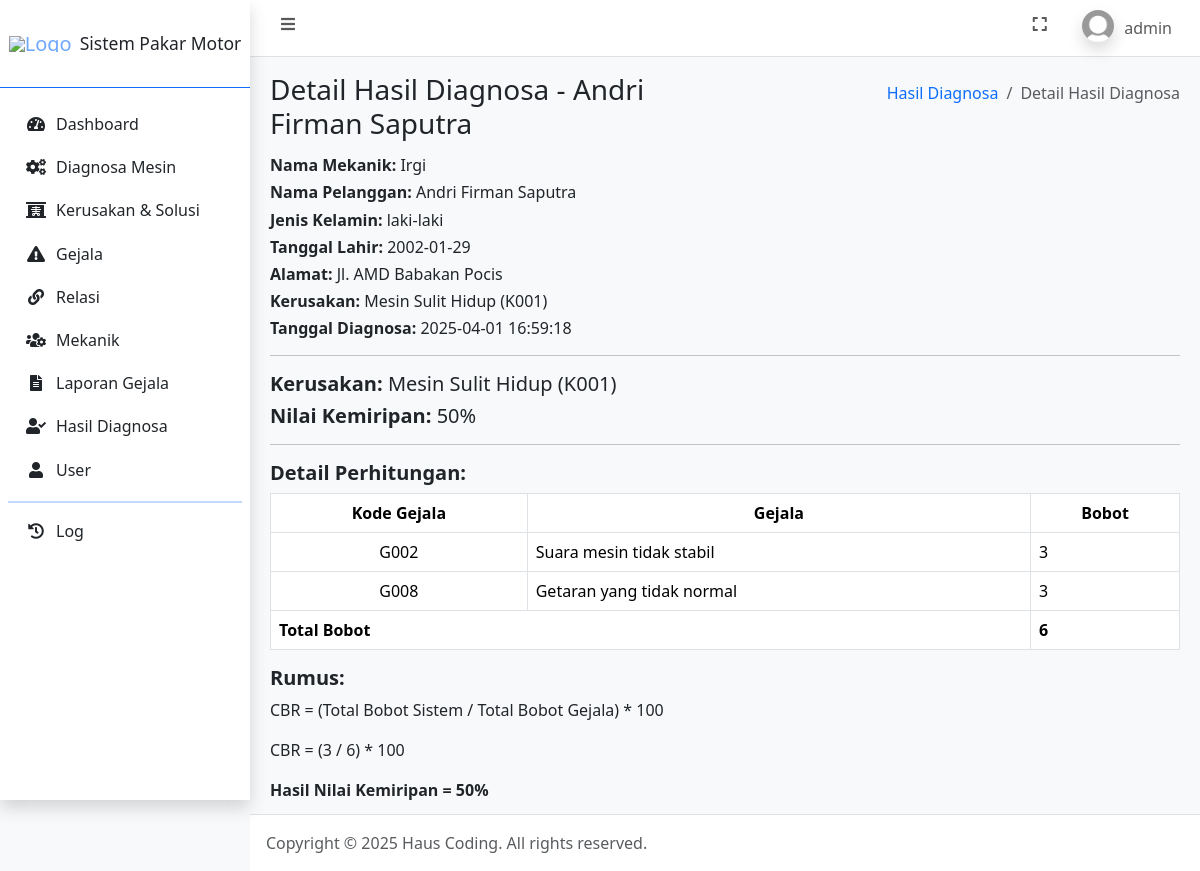
/detail_hasil_diagnosa.php?id_hasil=2 (signed in), run on the app's committed database.
### tables this page shows
CREATE TABLE `user` (
  `id_user` int(11) NOT NULL,
  `username` varchar(100) NOT NULL,
  `password` varchar(255) NOT NULL,
  `jabatan` enum('admin','pelanggan') NOT NULL,
  `nama` varchar(100) NOT NULL,
  `jenis_kelamin` enum('laki-laki','perempuan') NOT NULL,
  `tanggal_lahir` date NOT NULL,
  `alamat` text NOT NULL,
  `foto` text NOT NULL,
  `dibuat_pada` timestamp NOT NULL DEFAULT current_timestamp()
);

CREATE TABLE `analisa_hasil` (
  `id_hasil` int(11) NOT NULL,
  `id_user` int(11) NOT NULL,
  `id_mekanik` int(11) NOT NULL,
  `kd_kerusakan` char(4) DEFAULT NULL,
  `nilai_akhir` float DEFAULT NULL,
  `tanggal` datetime NOT NULL
);

CREATE TABLE `mekanik` (
  `id_mekanik` int(11) NOT NULL,
  `nama_mekanik` varchar(100) NOT NULL
);

CREATE TABLE `kerusakan_solusi` (
  `kd_kerusakan` char(4) NOT NULL,
  `nama_kerusakan` varchar(30) DEFAULT NULL,
  `definisi` text DEFAULT NULL,
  `solusi` text DEFAULT NULL
);

CREATE TABLE `perhitungan` (
  `id_perhitungan` int(11) NOT NULL,
  `kd_gejala` char(4) NOT NULL,
  `bobot` float NOT NULL,
  `id_hasil` int(11) NOT NULL
);

CREATE TABLE `gejala` (
  `kd_gejala` char(4) NOT NULL,
  `gejala` varchar(100) NOT NULL,
  `deskripsi_gejala` text NOT NULL
);

### connection.php (called while the page is built, shortened)
<?php
	$host = 'localhost';
	$user = 'root';
	$pass = '';
	$database = 'sistem_pakar_motor';
	$conn = mysqli_connect($host, $user, $pass, $database);
    if (isset($_SESSION['id_user'])) {
    	$id_user = $_SESSION['id_user'];
		$dataUser = mysqli_fetch_assoc(mysqli_query($conn, "SELECT * FROM user WHERE id_user = $id_user"));
	}
?>

### detail_hasil_diagnosa.php (the view, shortened to what this page needs)
<?php
    require_once 'connection.php';
    $id_hasil = $_GET['id_hasil'];
    $data_analisa_hasil = mysqli_fetch_assoc(mysqli_query($conn, "SELECT * FROM analisa_hasil INNER JOIN kerusakan_solusi ON analisa_hasil.kd_kerusakan = kerusakan_solusi.kd_kerusakan INNER JOIN user ON analisa_hasil.id_user = user.id_user LEFT JOIN mekanik ON analisa_hasil.id_mekanik = mekanik.id_mekanik WHERE analisa_hasil.id_hasil = '$id_hasil'"));
    $nama = $data_analisa_hasil['nama'];
?>
<!DOCTYPE html>
<html lang="en">
<head>
    <?php include_once 'include/head.php'; ?>
</head>
<body class="layout-fixed sidebar-expand-lg bg-body-tertiary">
    <div class="app-wrapper">
        <?php include_once 'include/navbar.php'; ?>
        <?php include_once 'include/sidebar.php'; ?>
        <main class="app-main">
            <div class="app-content-header">
                <div class="container-fluid">
                    <div class="row">
                        <div class="col-sm-6">
                            <h3 class="mb-0">Detail Hasil Diagnosa - <?= $nama; ?></h3>
                        </div>
                        <div class="col-sm-6">
                            <ol class="breadcrumb float-sm-end">
                                <li class="breadcrumb-item"><a href="hasil_diagnosa.php">Hasil Diagnosa</a></li>
                                <li class="breadcrumb-item active" aria-current="page">
                                    Detail Hasil Diagnosa
                                </li>
                            </ol>
                        </div>
                    </div>
                </div>
            </div>
            <div class="app-content">
                <div class="container-fluid">
                    <div class="row">
                        <div class="col-12">
                            <?php
                                $id_hasil = $_GET['id_hasil'];
                                $query_hasil = mysqli_query($conn, "SELECT * FROM analisa_hasil WHERE id_hasil = '$id_hasil'");
                                $hasil = mysqli_fetch_assoc($query_hasil);
                                $kd_kerusakan = $hasil['kd_kerusakan'];
                                $nilai_akhir = $hasil['nilai_akhir'];
                                $query_kerusakan = mysqli_query($conn, "SELECT kd_kerusakan, nama_kerusakan FROM kerusakan_solusi WHERE kd_kerusakan = '$kd_kerusakan'");
                                $kerusakan = mysqli_fetch_assoc($query_kerusakan);
                                $nama_kerusakan = $kerusakan['nama_kerusakan'] . ' ('.$kerusakan['kd_kerusakan'].')';
                                $query_perhitungan = mysqli_query($conn, "SELECT g.kd_gejala, g.gejala, p.bobot
                                                                         FROM perhitungan p
                                                                         JOIN gejala g ON p.kd_gejala = g.kd_gejala
                                                                         WHERE p.id_hasil = '$id_hasil'");
                            ?>
                            <h6><strong>Nama Mekanik:</strong> <?= $data_analisa_hasil['nama_mekanik']; ?></h6>
                            <h6><strong>Nama Pelanggan:</strong> <?= $data_analisa_hasil['nama']; ?></h6>
                            <h6><strong>Jenis Kelamin:</strong> <?= $data_analisa_hasil['jenis_kelamin']; ?></h6>
                            <h6><strong>Tanggal Lahir:</strong> <?= $data_analisa_hasil['tanggal_lahir']; ?></h6>
                            <h6><strong>Alamat:</strong> <?= $data_analisa_hasil['alamat']; ?></h6>
                            <h6><strong>Kerusakan:</strong> <?= $data_analisa_hasil['nama_kerusakan']; ?> (<?= $data_analisa_hasil['kd_kerusakan']; ?>)</h6>
                            <h6><strong>Tanggal Diagnosa:</strong> <?= $data_analisa_hasil['tanggal']; ?></h6>
                            <hr>
                            <h5><strong>Kerusakan: </strong> <?= $nama_kerusakan; ?></h5>
                            <h5><strong>Nilai Kemiripan: </strong> <?= round($nilai_akhir, 2); ?>%</h5>
                            <hr>
                            <h5><strong>Detail Perhitungan:</strong></h5>
                            <table class="table table-bordered">
                                <thead>
                                    <tr>
                                        <th class="text-center align-middle">Kode Gejala</th>
                                        <th class="text-center align-middle">Gejala</th>
                                        <th class="text-center align-middle">Bobot</th>
                                    </tr>
                                </thead>
                                <tbody>
                                    <?php
                                        $total_bobot = 0;
                                        $gejala_terpilih = [];
                                        foreach ($query_perhitungan as $dp):
                                            $total_bobot += $dp['bobot'];
                                            $gejala_terpilih[] = $dp['kd_gejala'];
                                    ?>
                                    <tr>
                                        <td class="text-center align-middle"><?= htmlspecialchars($dp['kd_gejala']); ?></td>
                                        <td><?= htmlspecialchars($dp['gejala']); ?></td>
                                        <td><?= htmlspecialchars($dp['bobot']); ?></td>
                                    </tr>
                                    <?php endforeach; ?>
                                </tbody>
                                <tfoot>
                                    <tr>
                                        <th colspan="2">Total Bobot</th>
                                        <th><?= htmlspecialchars($total_bobot); ?></th>
                                    </tr>
                                </tfoot>
                            </table>
                            <?php
                                $query = mysqli_query($conn, "SELECT r.kd_kerusakan, k.nama_kerusakan, SUM(r.bobot) as total_bobot
                                          FROM relasi r
                                          JOIN kerusakan_solusi k ON r.kd_kerusakan = k.kd_kerusakan
                                          WHERE r.kd_gejala IN ('" . implode("','", $gejala_terpilih) . "')
                                          GROUP BY r.kd_kerusakan
                                          ORDER BY total_bobot DESC
                                          LIMIT 1");
                                $hasil = mysqli_fetch_assoc($query);
                                $total_bobot_sistem = $hasil['total_bobot'];
                            ?>
                            <h5><strong>Rumus:</strong></h5>
                            <p>
                                CBR = (Total Bobot Sistem / Total Bobot Gejala) * 100
                            </p>
                            <p>
                                CBR = (<?= $total_bobot_sistem; ?> / <?= $total_bobot; ?>) * 100
                            </p>
                            <strong>Hasil Nilai Kemiripan = <?= round(($total_bobot_sistem / $total_bobot) * 100, 2); ?>%</strong>
                        </div>
                    </div>
                </div>
            </div>
        </main>
        <?php include_once 'include/footer.php'; ?>
    </div>
</body>
</html>

### include/navbar.php (shortened to what this page needs)
<nav class="app-header navbar navbar-expand bg-body">
    <div class="container-fluid">
        <ul class="navbar-nav">
            <li class="nav-item"> <a class="nav-link" data-lte-toggle="sidebar" href="#" role="button"> <i class="fas fa-fw fa-bars"></i> </a> </li>
        </ul>
        <ul class="navbar-nav ms-auto">
            <li class="nav-item"> <a class="nav-link" href="#" data-lte-toggle="fullscreen"> <i data-lte-icon="maximize" class="fas fa-fw fa-expand"></i> </a> </li>
            <li class="nav-item dropdown user-menu">
                <a href="#" class="nav-link dropdown-toggle" data-bs-toggle="dropdown" aria-expanded="false">
                    <img src="assets/img/profiles/<?= $dataUser['foto']; ?>" class="user-image rounded-circle shadow" alt="User Image">
                    <span class="d-none d-md-inline"><?= $dataUser['username']; ?></span>
                </a>
            </li>
        </ul>
    </div>
</nav>

### data on the page
user: foto (placeholder picture), username "admin"
analisa_hasil: id_user.nama "Andri Firman Saputra", id_mekanik.nama_mekanik "Irgi", id_user.jenis_kelamin "laki-laki", id_user.tanggal_lahir "2002-01-29", id_user.alamat "Jl. AMD Babakan Pocis", kd_kerusakan.nama_kerusakan "Mesin Sulit Hidup", kd_kerusakan.kd_kerusakan "K001", tanggal "2025-04-01 16:59:18", nilai_akhir "50"
kerusakan_solusi: nama_kerusakan "Mesin Sulit Hidup (K001)"
perhitungan: kd_gejala.kd_gejala "G002", kd_gejala.gejala "Suara mesin tidak stabil", bobot "3"
perhitungan: kd_gejala.kd_gejala "G008", kd_gejala.gejala "Getaran yang tidak normal", bobot "3"

### other printed values
$total_bobot "6"
$total_bobot_sistem "3"
